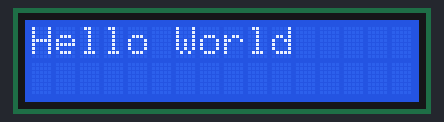
The program below on a simulated Raspberry Pi (BCM pin numbers). Parts: 16×2 character LCD. What the program prints to the terminal is not drawn.

Above: at 1.1 s.

Measured:
- what the display in image 0 shows lasts 3.0 s, from 1.0 s to 4.0 s

The program:

ex6.py
```python
import board
import digitalio
import adafruit_character_lcd.character_lcd as character_lcd
from time import sleep

# Raspberry Pi pin setup
lcd_rs = digitalio.DigitalInOut(board.D22)
lcd_en = digitalio.DigitalInOut(board.D24)
lcd_d7 = digitalio.DigitalInOut(board.D21)
lcd_d6 = digitalio.DigitalInOut(board.D26)
lcd_d5 = digitalio.DigitalInOut(board.D20)
lcd_d4 = digitalio.DigitalInOut(board.D19)

# Define LCD column and row size for 16x2 LCD.
lcd_columns = 16
lcd_rows = 2

lcd = character_lcd.Character_LCD_Mono(lcd_rs,lcd_en, lcd_d4, lcd_d5, lcd_d6, lcd_d7, lcd_columns, lcd_rows)

def initTextlcd():
    lcd.clear()
    lcd.home()
    lcd.cursor_position(0,0)
    sleep(1.0)   # Wait 1 seconds

def displayText(text='',col=0,row=0):
    lcd.cursor_position(col,row)
    lcd.message = text

def clearTextlcd():
    lcd.clear()
    lcd.message = 'clear LCD\nGoodbye!'
    sleep(2.0)
    lcd.clear()

def main():
    initTextlcd()
    print("start textlcd program ...")

    try:
        while(1):
            line = 'Hello World\n'
            lcd.clear()
            displayText(line,0,0)
            sleep(3)

    except KeyboardInterrupt:
        clearTextlcd()

if __name__ == '__main__':
    main()
```
